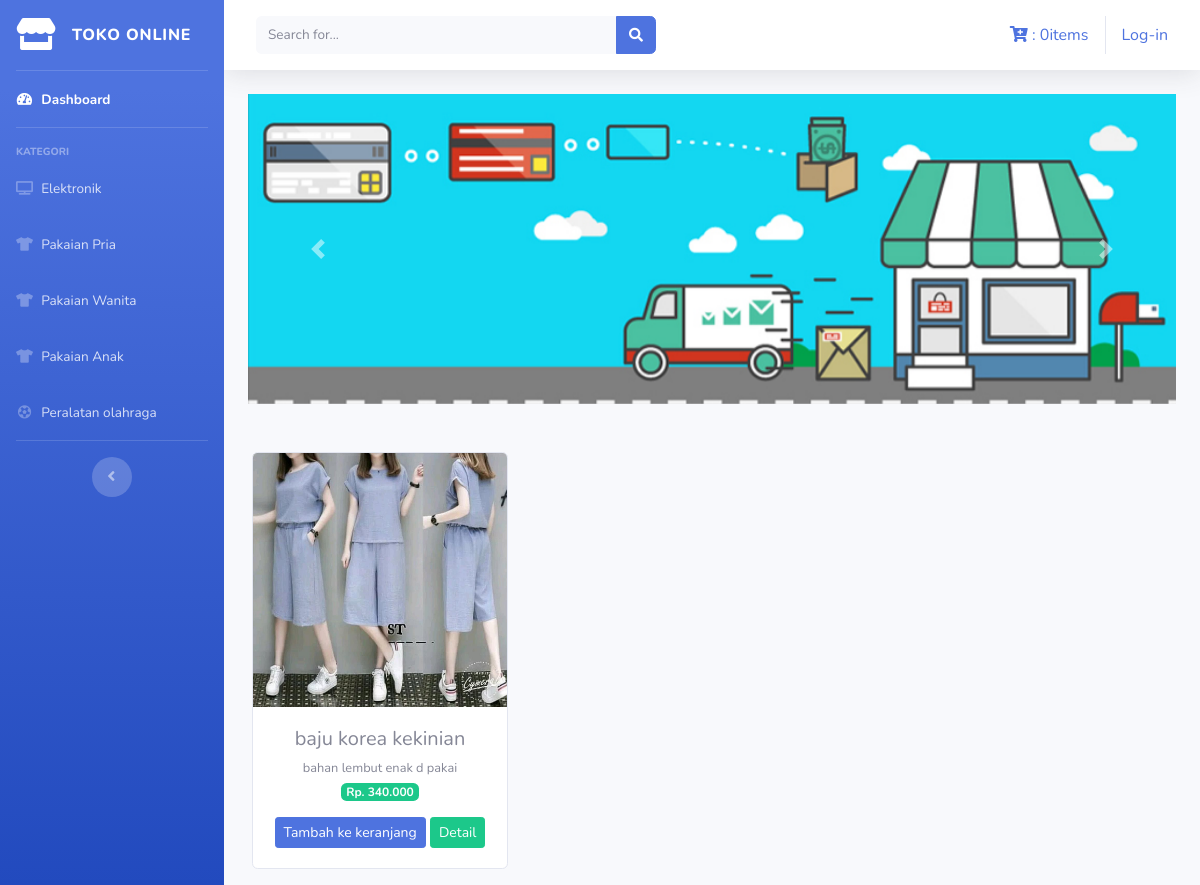
Screenshot of /index.php/kategori/pakaian_wanita with the database file from the repository.
### tables this page shows
CREATE TABLE `tb_barang` (
  `id_brg` int(11) NOT NULL,
  `nama_barang` varchar(120) NOT NULL,
  `keterangan` varchar(200) NOT NULL,
  `kategori` varchar(50) NOT NULL,
  `harga` int(11) NOT NULL,
  `stok` int(4) NOT NULL,
  `foto` varchar(1000) NOT NULL
);

### application/controllers/kategori.php (called while the page is built, shortened)
<?php
class Kategori extends CI_Controller {
     public function pakaian_wanita()
    {
        $data['pakaian_wanita'] = $this->model_kategori->data_pakaian_wanita()->result();
        $this->load->view('templates/header');
        $this->load->view('templates/sidebar');
        $this->load->view('pakaian_wanita', $data);
        $this->load->view('templates/footer');
    }
}

### index.php (called while the page is built, shortened)
<?php
require_once BASEPATH.'core/CodeIgniter.php';

### application/models/model_kategori.php (called while the page is built, shortened)
<?php
class Model_kategori extends CI_Model {
    public function data_pakaian_wanita()
    {
       return $this->db->get_where("tb_barang", array('kategori' => 'pakaian wanita'));
    }
}

### application/views/pakaian_wanita.php (the view, shortened to what this page needs)
<div class="container-fluid">
  <div id="carouselExampleControls" class="carousel slide" data-ride="carousel">
    <div class="carousel-inner">
      <div class="carousel-item active">
        <img src="<?php echo base_url('assets/img/slider1.jpg') ?>" class="d-block w-100" alt="...">
      </div>
    </div>
    <a class="carousel-control-prev" href="#carouselExampleControls" role="button" data-slide="prev">
      <span class="carousel-control-prev-icon" aria-hidden="true"></span>
    </a>
    <a class="carousel-control-next" href="#carouselExampleControls" role="button" data-slide="next">
      <span class="carousel-control-next-icon" aria-hidden="true"></span>
    </a>
  </div>
    <div class="row text-center mt-5">
    <?php foreach ($pakaian_wanita as $brg) : ?>
      <div class="card ml-3 mb-3" style="width: 16rem;">
        <img src="<?php echo base_url().'/uploads/'.$brg->foto ?>" class="card-img-top" alt="...">
        <div class="card-body">
          <h5 class="card-title mb-1"><?php echo $brg->nama_barang; ?></h5>
          <small><?php echo $brg->keterangan; ?></small><br>
          <span class="badge badge-success mb-3">Rp. <?php echo  number_format($brg->harga, 0,',','.') ; ?></span><br>
          <?php echo anchor('dashboard/tambah_ke_keranjang/' .$brg->id_brg, '<div class="btn btn-sm btn-primary">Tambah ke keranjang</div>') ?>
          <?php echo anchor('dashboard/detail/' .$brg->id_brg, '<div class="btn btn-sm btn-success">Detail</div>') ?>
        </div>
      </div>
    <?php endforeach; ?>
    </div>
</div>

### rows the page displays
tb_barang: foto (picture), nama_barang "baju korea kekinian", keterangan "bahan lembut enak d pakai", harga "340.000", id_brg "Tambah ke keranjang", id_brg "Detail"

### other values shown
$this->cart->total_items() "0"
anchor('auth/login', 'Log-in') "Log-in"
